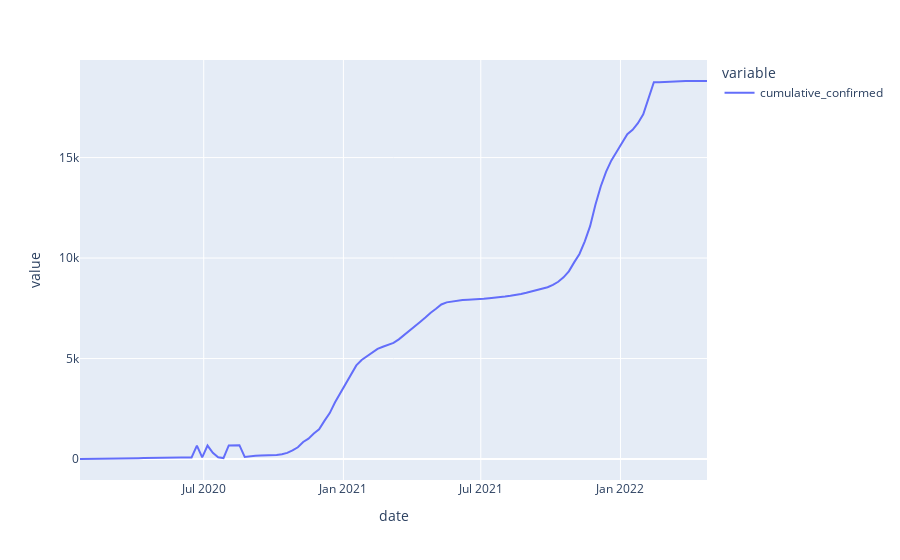

The notebook cell saved with this chart:
### Code cell
df1 = pd.read_csv('./macrotable.csv')
df2 = df1.groupby('date').sum().reset_index()
px.line(df2[df2['date'] < '2022-05-01'], x='date', y=['cumulative_confirmed'])
